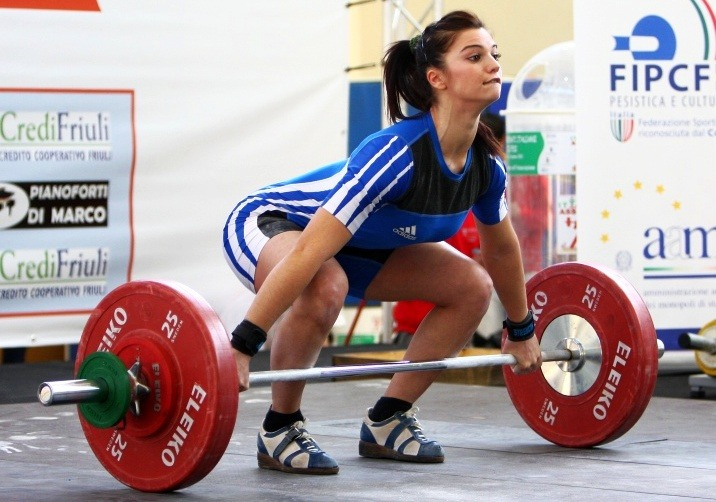
#> input picture 영상처리 튜토리얼/images/test.jpg, 716 x 502 px
$ python '10-2.이미지Thresholding.py'
#> lines starting #> are read from the running program, lines starting #| are printed output that depends on the picture; after the words box and inside, x2 and y2 are one past the last pixel; in counts of white or black regions, pixels touching at a corner belong together
import numpy as np
import cv2

def thresholding():
    img = cv2.imread('images/test.jpg',cv2.IMREAD_GRAYSCALE)
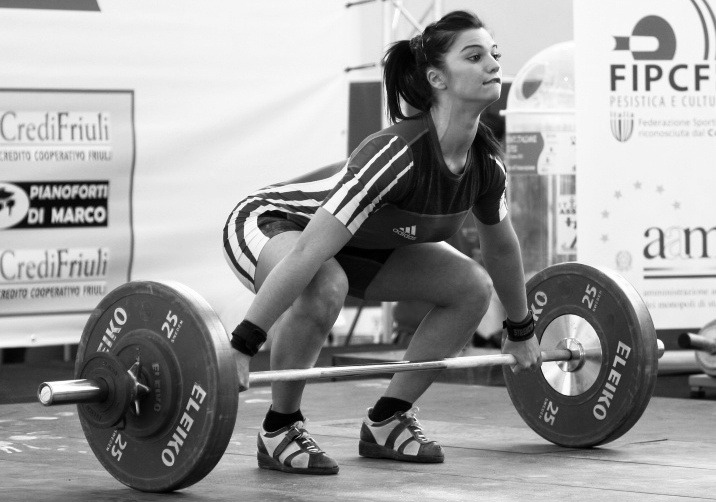
#> img: shape (502, 716); min 0, max 255, mean 157

    ret, thr1 = cv2.threshold(img,127,255,cv2.THRESH_BINARY)
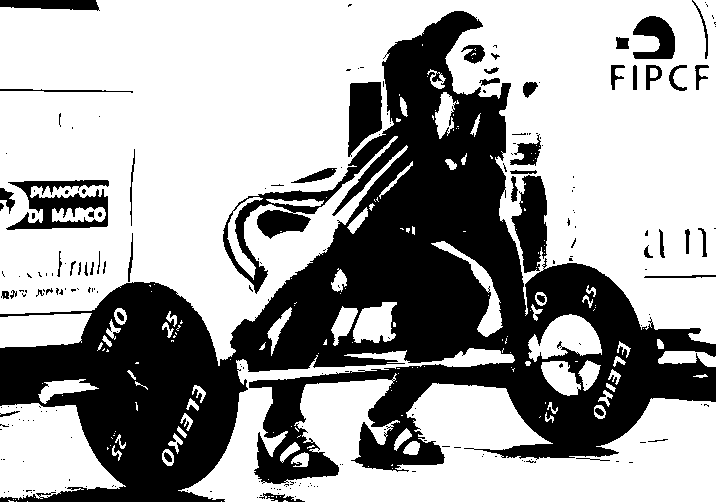
#> thr1: shape (502, 716); 63.6% white; 218 black regions (166 under 20 px), largest, box (x1, y1, x2, y2) and area: (0, 11, 716, 502) 117077, (6, 180, 109, 230) 2548, (511, 175, 547, 273) 2286
    thr2 = cv2.adaptiveThreshold(img,255,cv2.ADAPTIVE_THRESH_MEAN_C,cv2.THRESH_BINARY,11,2)
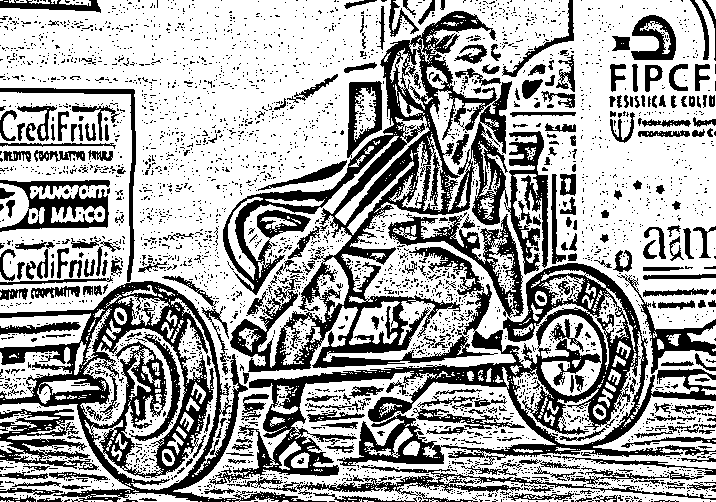
#> thr2: shape (502, 716); 65.3% white; 3594 black regions (3290 under 20 px), largest, box (x1, y1, x2, y2) and area: (223, 11, 548, 372) 28184, (209, 247, 716, 485) 23559, (0, 281, 327, 502) 16393
    thr3 = cv2.adaptiveThreshold(img,255,cv2.ADAPTIVE_THRESH_GAUSSIAN_C,cv2.THRESH_BINARY,11,2)
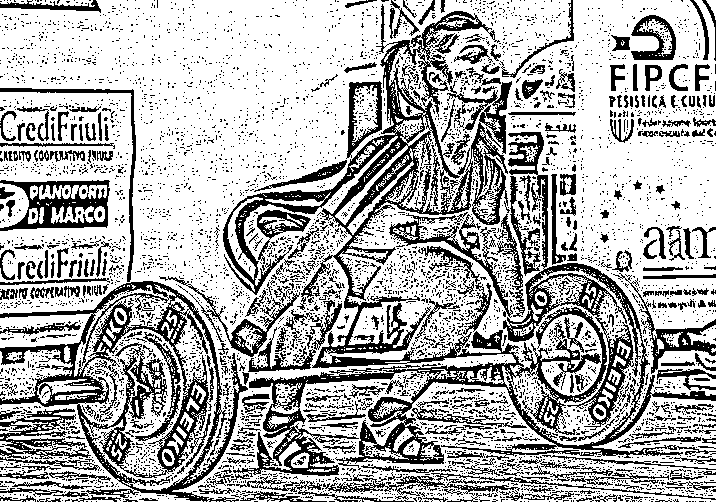
#> thr3: shape (502, 716); 69.1% white; 5364 black regions (4963 under 20 px), largest, box (x1, y1, x2, y2) and area: (223, 4, 716, 477) 36377, (0, 281, 248, 502) 12662, (0, 180, 110, 231) 2466

    titles = ['original','Global Thresholding(v=127)','Adaptive MEAN','Adaptive GAUSSIAN']
    images = [img,thr1,thr2,thr3]

    for i in range(4):
        cv2.imshow(titles[i],images[i])

        cv2.waitKey(0)
        cv2.destroyAllWindows()

thresholding()

$ run again, with 영상처리 튜토리얼/images/face.jpg copied over 영상처리 튜토리얼/images/test.jpg
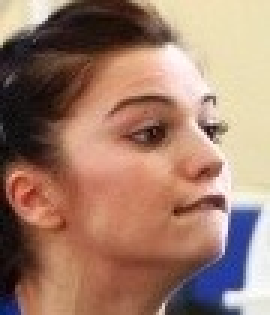
#> input picture 영상처리 튜토리얼/images/face.jpg, 90 x 105 px (shown 3 times larger)
#> in thresholding, `ret, thr1 = cv2.threshold(img,127,255,cv2.THRESH_BINARY)`:
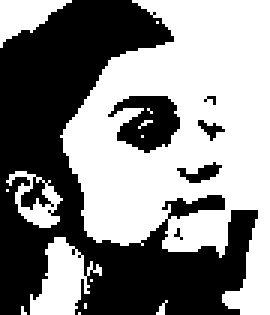
#> thr1: shape (105, 90) (shown 3 times larger); 53.4% white; 6 black regions (2 under 20 px), largest, box (x1, y1, x2, y2) and area: (0, 0, 86, 105) 4036, (36, 32, 60, 51) 282, (59, 54, 74, 61) 50, (66, 40, 75, 47) 26
#> thr2: shape (105, 90); 59% white; 59 black regions (49 under 20 px), largest, box (x1, y1, x2, y2) and area: (0, 0, 87, 105) 2776, (29, 31, 62, 51) 288, (29, 55, 52, 77) 155
#> in thresholding, `thr3 = cv2.adaptiveThreshold(img,255,cv2.ADAPTIVE_THRESH_GAUSSIAN_C,cv..`:
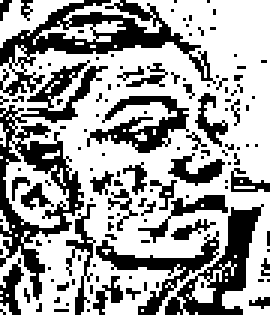
#> thr3: shape (105, 90) (shown 3 times larger); 62.9% white; 130 black regions (111 under 20 px), largest, box (x1, y1, x2, y2) and area: (0, 20, 36, 100) 752, (0, 0, 72, 32) 662, (55, 68, 88, 105) 389

$ run again, with 영상처리 튜토리얼/images/earth.PNG saved as 영상처리 튜토리얼/images/test.jpg
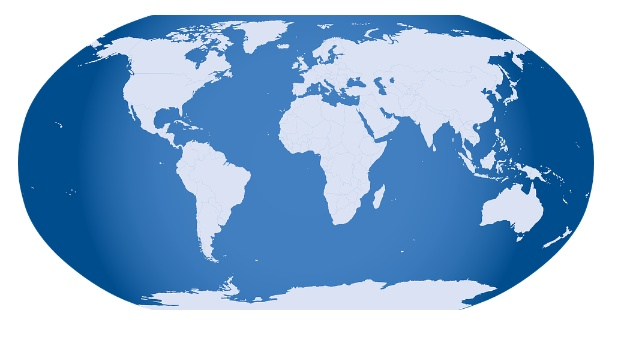
#> input picture 영상처리 튜토리얼/images/earth.PNG, 626 x 337 px
#> in thresholding, `ret, thr1 = cv2.threshold(img,127,255,cv2.THRESH_BINARY)`:
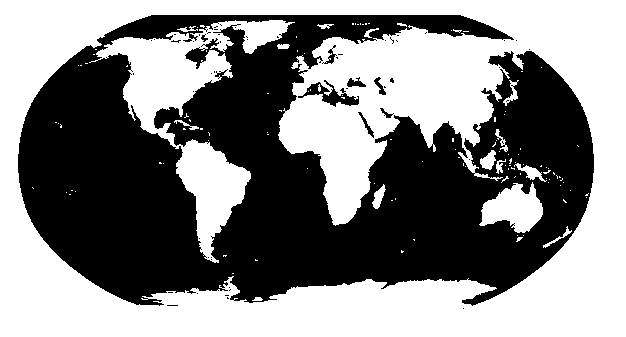
#> thr1: shape (337, 626); 52.1% white; 57 black regions (49 under 20 px), largest, box (x1, y1, x2, y2) and area: (18, 15, 594, 306) 99935, (298, 80, 359, 107) 569, (347, 77, 366, 87) 107
#> thr2: shape (337, 626); 83.2% white; 570 black regions (533 under 20 px), largest, box (x1, y1, x2, y2) and area: (18, 15, 594, 310) 31670, (48, 118, 67, 133) 190, (64, 181, 81, 200) 169
#> in thresholding, `thr3 = cv2.adaptiveThreshold(img,255,cv2.ADAPTIVE_THRESH_GAUSSIAN_C,cv..`:
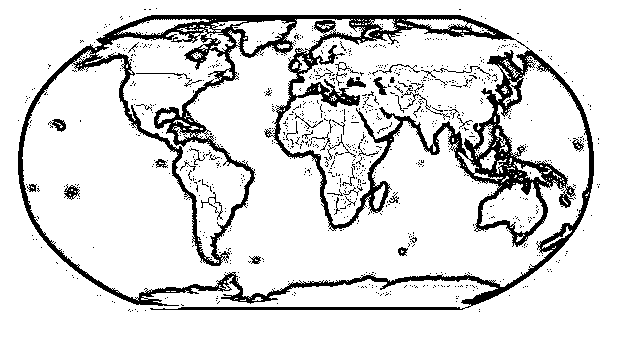
#> thr3: shape (337, 626); 86.1% white; 942 black regions (900 under 20 px), largest, box (x1, y1, x2, y2) and area: (18, 15, 594, 310) 25280, (346, 77, 366, 88) 126, (64, 184, 80, 200) 124
